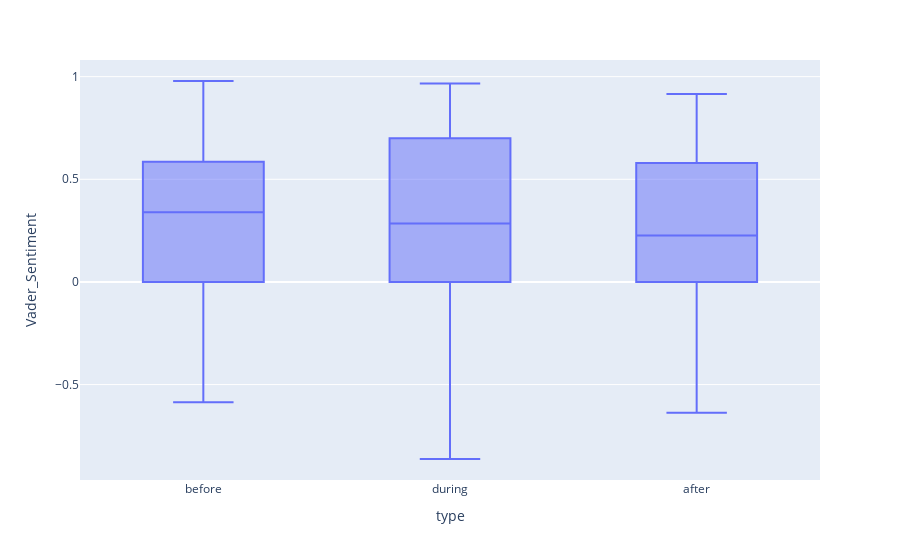

Notebook cell for this chart:
### Code cell
# When was Tesla Enter Power Blabla released
sortie_tesla_1 = datetime.strptime(str('2015-04-15'), '%Y-%m-%d')
n_day = 20
num_day_event = 10
df  = find_review_event(sortie_tesla_1, df_tesla, n_day, num_day_event)

fig = px.box(df, x="type", y='Vader_Sentiment')
fig.update_traces(quartilemethod="exclusive") # or "inclusive", or "linear" by default
fig.show()

### Figure 1 — Plotly figure (JSON) as saved in the notebook; plotly's stock layout.template omitted (floating-point values rounded to 4 significant figures; data arrays with more than 128 entries replaced by an {"elided": "..."} marker saying what was removed)
{"data": [{"alignmentgroup": "True", "hovertemplate": "type=%{x}<br>Vader_Sentiment=%{y}<extra></extra>", "legendgroup": "", "marker": {"color": "#636efa"}, "name": "", "notched": false, "offsetgroup": "", "orientation": "v", "quartilemethod": "exclusive", "showlegend": false, "type": "box", "x": {"elided": "236 str values"}, "x0": " ", "xaxis": "x", "y": {"elided": "236 float values"}, "y0": " ", "yaxis": "y"}], "layout": {"boxmode": "group", "legend": {"tracegroupgap": 0}, "margin": {"t": 60}, "xaxis": {"anchor": "y", "domain": [0, 1], "title": {"text": "type"}}, "yaxis": {"anchor": "x", "domain": [0, 1], "title": {"text": "Vader_Sentiment"}}}}
